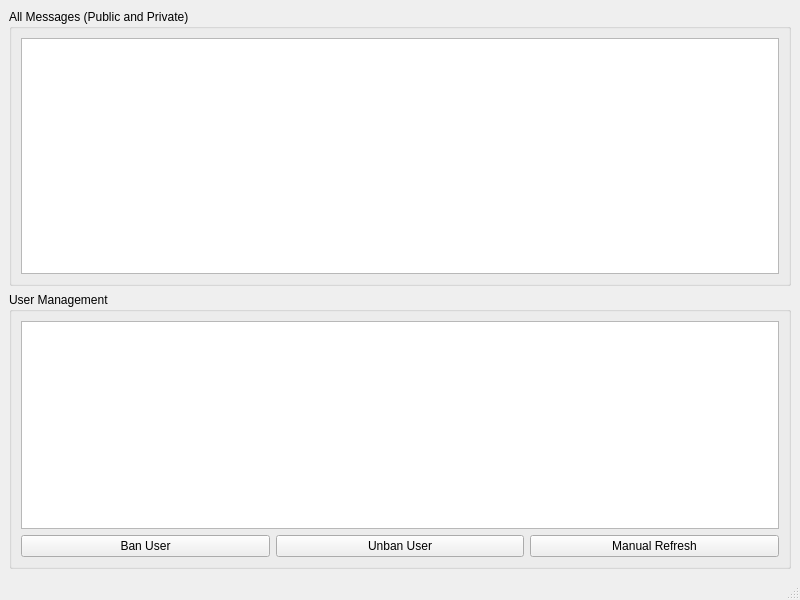
<?xml version="1.0" encoding="UTF-8"?>
<ui version="4.0">
    <class>ServerWindow</class>
    <widget class="QMainWindow" name="ServerWindow">
        <property name="geometry">
            <rect>
                <x>0</x>
                <y>0</y>
                <width>800</width>
                <height>600</height>
            </rect>
        </property>
        <property name="windowTitle">
            <string>ServerWindow</string>
        </property>
        <widget class="QWidget" name="centralwidget">
            <layout class="QVBoxLayout" name="verticalLayout">
                <item>
                    <widget class="QGroupBox" name="groupBox">
                        <property name="title">
                            <string>All Messages (Public and Private)</string>
                        </property>
                        <layout class="QVBoxLayout" name="verticalLayout_2">
                            <item>
                                <widget class="QTextBrowser" name="allMessagesBrowser"/>
                            </item>
                        </layout>
                    </widget>
                </item>
                <item>
                    <widget class="QGroupBox" name="groupBox_2">
                        <property name="title">
                            <string>User Management</string>
                        </property>
                        <layout class="QVBoxLayout" name="verticalLayout_3">
                            <item>
                                <widget class="QListWidget" name="userListWidget"/>
                            </item>
                            <item>
                                <layout class="QHBoxLayout" name="horizontalLayout">
                                    <item>
                                        <widget class="QPushButton" name="banUserButton">
                                            <property name="text">
                                                <string>Ban User</string>
                                            </property>
                                        </widget>
                                    </item>
                                    <item>
                                        <widget class="QPushButton" name="unbanUserButton">
                                            <property name="text">
                                                <string>Unban User</string>
                                            </property>
                                        </widget>
                                    </item>
                                    <item>
                                        <widget class="QPushButton" name="refreshButton">
                                            <property name="text">
                                                <string>Manual Refresh</string>
                                            </property>
                                        </widget>
                                    </item>
                                </layout>
                            </item>
                        </layout>
                    </widget>
                </item>
            </layout>
        </widget>
        <widget class="QMenuBar" name="menubar">
            <property name="geometry">
                <rect>
                    <x>0</x>
                    <y>0</y>
                    <width>800</width>
                    <height>21</height>
                </rect>
            </property>
        </widget>
        <widget class="QStatusBar" name="statusbar"/>
    </widget>
    <resources/>
    <connections/>
</ui>
